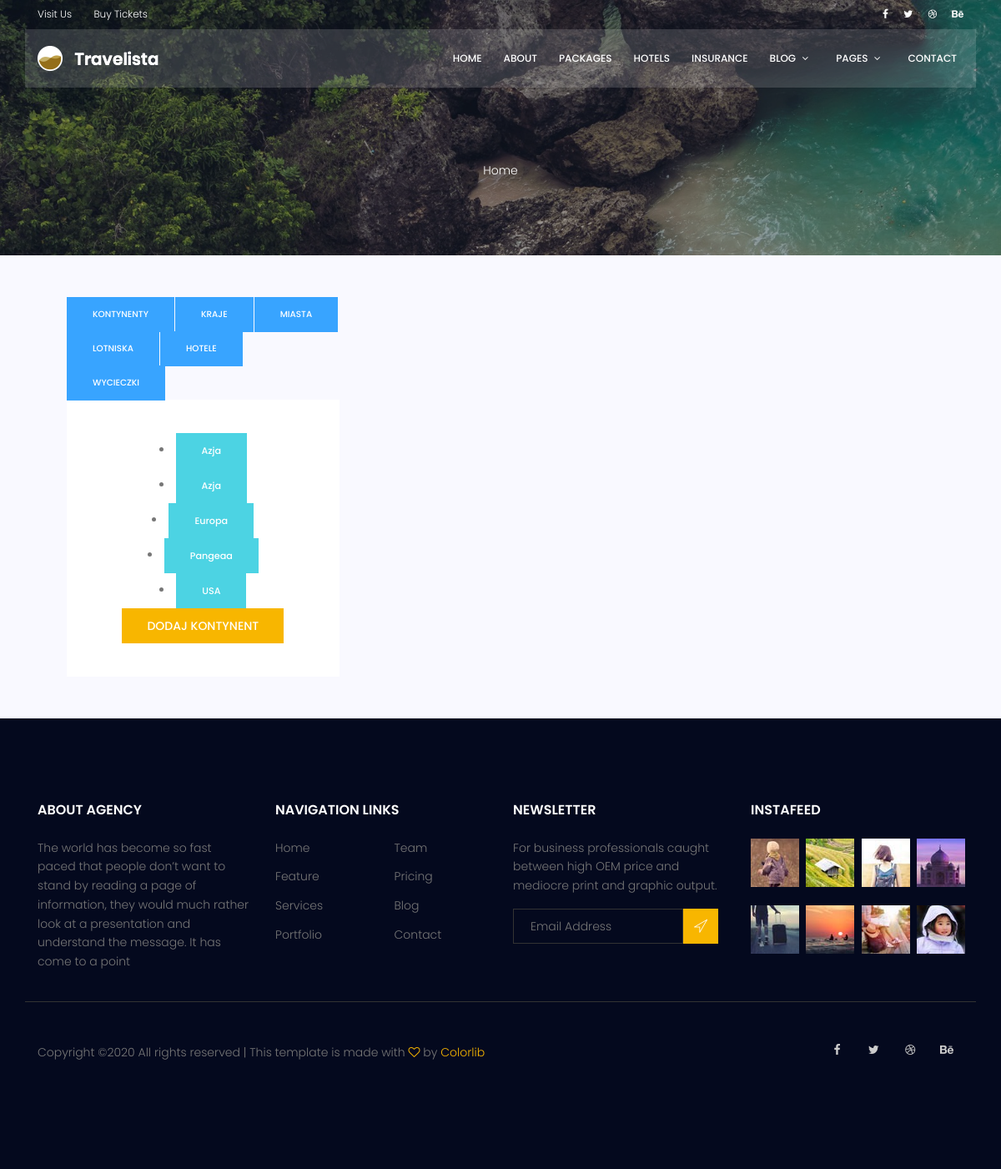
Screenshot of /core/admin_list/ with the database file from the repository.
### core/models.py (models this page shows)
class Continent(models.Model):
    name = models.CharField(max_length=50)
    class Meta:
        ordering = ['name']
    def __str__(self):
        return self.name

### core/views.py (the view)
# urls.py: path('admin_list/', AdminListView.as_view(), name='admin_list'),
class AdminListView(ListView):
    model = Trip
    template_name = 'core/admin_list.html'
    def get_context_data(self, *, object_list=None, **kwargs):
        context = super(AdminListView, self).get_context_data(**kwargs)
        context['continents'] = Continent.objects.all()
        context['countries'] = Country.objects.all()
        context['cities'] = City.objects.all()
        context['hotels'] = Hotel.objects.all()
        context['airports'] = Airport.objects.all()
        context['trips'] = Trip.objects.all()
        return context

### core/models.py (called while the page is built)
    def __str__(self):
        return self.name

    def __str__(self):
        return self.name

    def __str__(self):
        return self.name

    def __str__(self):
        return self.name

    def __str__(self):
        return f"Z: {self.departure_city} do: {self.arrival_city}. Data wyjazdu: {self.departure_date} " \
               f"Data odlotu: {self.return_date}"

### core/templates/core/admin_list.html (shortened to what this page needs)
{% load static %}
{% load core_extras %}
<body>
<!DOCTYPE html>
<html lang="zxx" class="no-js">
<head>
    <link rel="stylesheet" href="{% static 'css/linearicons.css' %}">
    <link rel="stylesheet" href="{% static 'css/font-awesome.min.css' %}">
    <link rel="stylesheet" href="{% static 'css/bootstrap.css' %}">
    <link rel="stylesheet" href="{% static 'css/magnific-popup.css' %}">
    <link rel="stylesheet" href="{% static 'css/jquery-ui.css' %}">
    <link rel="stylesheet" href="{% static 'css/nice-select.css' %}">
    <link rel="stylesheet" href="{% static 'css/animate.min.css' %}">
    <link rel="stylesheet" href="{% static 'css/owl.carousel.css' %}">
    <link rel="stylesheet" href="{% static 'css/main.css' %}">
</head>
<body>
<header id="header">
    <div class="header-top">
        <div class="container">
            <div class="row align-items-center">
                <div class="col-lg-6 col-sm-6 col-6 header-top-left">
                    <ul>
                        <li><a href="#">Visit Us</a></li>
                        <li><a href="#">Buy Tickets</a></li>
                    </ul>
                </div>
                <div class="col-lg-6 col-sm-6 col-6 header-top-right">
                    <div class="header-social">
                        <a href="#"><i class="fa fa-facebook"></i></a>
                        <a href="#"><i class="fa fa-twitter"></i></a>
                        <a href="#"><i class="fa fa-dribbble"></i></a>
                        <a href="#"><i class="fa fa-behance"></i></a>
                    </div>
                </div>
            </div>
        </div>
    </div>
    <div class="container main-menu">
        <div class="row align-items-center justify-content-between d-flex">
            <div id="logo">
                <a href="{% url 'trip_list' %}"><img src="{% static 'img/logo.png' %}" alt="" title=""/></a>
            </div>
            <nav id="nav-menu-container">
                <ul class="nav-menu">
                    <li><a href="{% url 'trip_list' %}">Home</a></li>
                    <li><a href="{% url 'core:about' %}">About</a></li>
                    <li><a href="{% url 'core:packages' %}">Packages</a></li>
                    <li><a href="{% url 'core:hotels' %}">Hotels</a></li>
                    <li><a href="{% url 'core:insurance' %}">Insurance</a></li>
                    <li class="menu-has-children"><a href="">Blog</a>
                    </li>
                    <li class="menu-has-children"><a href="">Pages</a>
                    </li>
                    <li><a href="{% url 'core:contact' %}">Contact</a></li>
                </ul>
            </nav>
        </div>
    </div>
</header>
<section class="about-banner relative" >
    <div class="overlay overlay-bg"></div>
    <div class="container">
        <div class="row d-flex align-items-center justify-content-center">
            <div class="about-content col-lg-12">
<br>
                <p class="text-white link-nav"><a href="{% url 'trip_list' %}">Home </a></p>
            </div>
        </div>
    </div>
</section>
<section class="destinations-area section-gap" style="padding: 50px">
    <div class="container" >
        <div class="whole-wrap">
            <div class="col-lg-4 col-md-6 banner-right">
                <ul class="nav nav-tabs" id="myTab" role="tablist">
                    <li class="nav-item">
                        <a class="nav-link genric-btn info" id="continent-tab" data-toggle="tab" href="#continent" role="tab"
                           aria-controls="continent" aria-selected="true">Kontynenty</a>
                    </li>
                    <li class="nav-item">
                        <a class="nav-link genric-btn info" id="country-tab" data-toggle="tab" href="#country" role="tab"
                           aria-controls="country" aria-selected="false">Kraje</a>
                    </li>
                    <li class="nav-item">
                        <a class="nav-link genric-btn info" id="city-tab" data-toggle="tab" href="#city" role="tab"
                           aria-controls="city" aria-selected="false">Miasta</a>
                    </li>
                    <li class="nav-item">
                        <a class="nav-link genric-btn info" id="airport-tab" data-toggle="tab" href="#airport" role="tab"
                           aria-controls="airport" aria-selected="false">Lotniska</a>
                    </li>
                    <li class="nav-item">
                        <a class="nav-link genric-btn info" id="hotel-tab" data-toggle="tab" href="#hotel" role="tab"
                           aria-controls="hotel" aria-selected="false">Hotele</a>
                    </li>                    <li class="nav-item">
                        <a class="nav-link genric-btn info" id="trip-tab" data-toggle="tab" href="#trip" role="tab"
                           aria-controls="trip" aria-selected="false">Wycieczki</a>
                    </li>
                </ul>
                <div class="tab-content" id="myTabContent">
                    <div class="tab-pane fade show active" id="continent" role="tabpanel" aria-labelledby="continent-tab">
                        <div class="form-wrap">
                            {% for continent in continents %}
                            <un>
                                <li><a href="{% url 'core:admin_continent_details' pk=continent.id %}" class="genric-btn success">{{ continent }}</a></li>
                            {% endfor %}
                            </un>
                                <a href="{% url 'core:add_continent' %}" class="primary-btn text-uppercase">Dodaj kontynent</a>
                        </div>
                    </div>
                </div>
            </div>
            </div>
        </div>
</section>
<footer class="footer-area section-gap">
    <div class="container">
        <div class="row">
            <div class="col-lg-3  col-md-6 col-sm-6">
                <div class="single-footer-widget">
                    <h6>About Agency</h6>
                    <p>
                        The world has become so fast paced that people don’t want to stand by reading a page of
                        information, they would much rather look at a presentation and understand the message. It has
                        come to a point
                    </p>
                </div>
            </div>
            <div class="col-lg-3 col-md-6 col-sm-6">
                <div class="single-footer-widget">
                    <h6>Navigation Links</h6>
                    <div class="row">
                        <div class="col">
                            <ul>
                                <li><a href="{% url 'trip_list' %}">Home</a></li>
                                <li><a href="#">Feature</a></li>
                                <li><a href="#">Services</a></li>
                                <li><a href="#">Portfolio</a></li>
                            </ul>
                        </div>
                        <div class="col">
                            <ul>
                                <li><a href="#">Team</a></li>
                                <li><a href="#">Pricing</a></li>
                                <li><a href="#">Blog</a></li>
                                <li><a href="#">Contact</a></li>
                            </ul>
                        </div>
                    </div>
                </div>
            </div>
            <div class="col-lg-3  col-md-6 col-sm-6">
                <div class="single-footer-widget">
                    <h6>Newsletter</h6>
                    <p>
                        For business professionals caught between high OEM price and mediocre print and graphic output.
                    </p>
                    <div id="mc_embed_signup">
                        <form target="_blank"
                              action="https://spondonit.us12.list-manage.com/subscribe/post?u=1462626880ade1ac87bd9c93a&amp;id=92a4423d01"
                              method="get" class="subscription relative">
                            <div class="input-group d-flex flex-row">
                                <input name="EMAIL" placeholder="Email Address" onfocus="this.placeholder = ''"
                                       onblur="this.placeholder = 'Email Address '" required="" type="email">
                                <button class="btn bb-btn"><span class="lnr lnr-location"></span></button>
                            </div>
                        </form>
                    </div>
                </div>
            </div>
            <div class="col-lg-3  col-md-6 col-sm-6">
                <div class="single-footer-widget mail-chimp">
                    <h6 class="mb-20">InstaFeed</h6>
                    <ul class="instafeed d-flex flex-wrap">
                        <li><img src="{% static 'img/i1.jpg' %}" alt=""></li>
                        <li><img src="{% static 'img/i2.jpg' %}" alt=""></li>
                        <li><img src="{% static 'img/i3.jpg' %}" alt=""></li>
                        <li><img src="{% static 'img/i4.jpg' %}" alt=""></li>
                        <li><img src="{% static 'img/i5.jpg' %}" alt=""></li>
                        <li><img src="{% static 'img/i6.jpg' %}" alt=""></li>
                        <li><img src="{% static 'img/i7.jpg' %}" alt=""></li>
                        <li><img src="{% static 'img/i8.jpg' %}" alt=""></li>
                    </ul>
                </div>
            </div>
        </div>
        <div class="row footer-bottom d-flex justify-content-between align-items-center">
            <p class="col-lg-8 col-sm-12 footer-text m-0">
                Copyright &copy;<script>document.write(new Date().getFullYear());</script>
                All rights reserved | This template is made with <i class="fa fa-heart-o" aria-hidden="true"></i> by <a
                    href="https://colorlib.com" target="_blank">Colorlib</a>
                </p>
            <div class="col-lg-4 col-sm-12 footer-social">
                <a href="#"><i class="fa fa-facebook"></i></a>
                <a href="#"><i class="fa fa-twitter"></i></a>
                <a href="#"><i class="fa fa-dribbble"></i></a>
                <a href="#"><i class="fa fa-behance"></i></a>
            </div>
        </div>
    </div>
</footer>
</body>
</html>
</body>
</html>

### rows the page displays
Continent: name "Azja"
Continent: name "Azja"
Continent: name "Europa"
Continent: name "Pangeaa"
Continent: name "USA"
